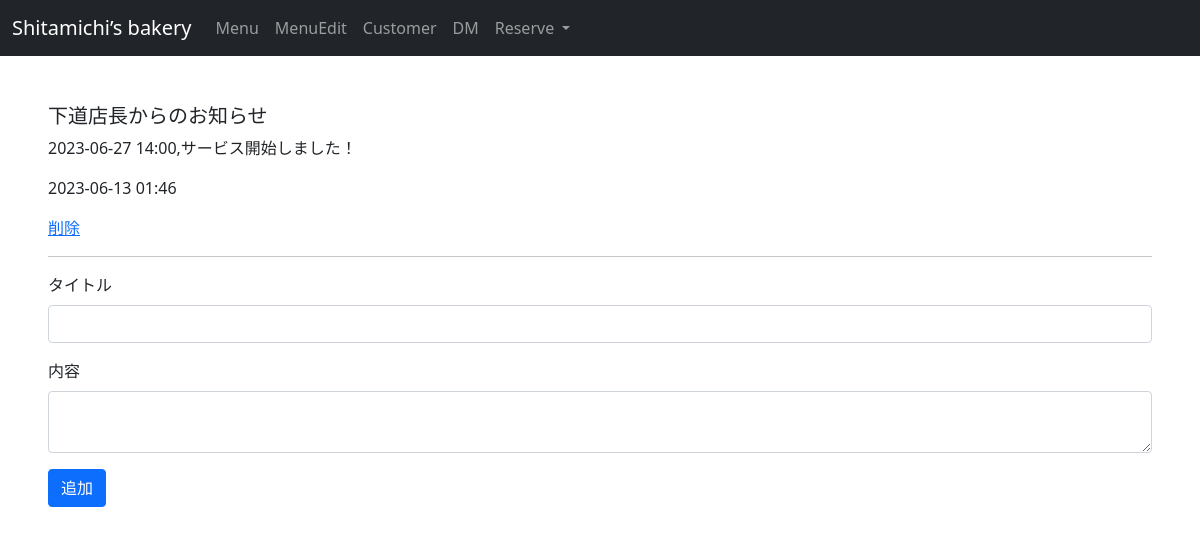
Page /dm_mana.php on the committed database.
### tables this page shows
create table dm (
    dm_id int auto_increment primary key,
    title varchar(100) not null,
    content varchar(500) not null,
    TimeStamp_id TIMESTAMP DEFAULT CURRENT_TIMESTAMP,
    customer_id int,
    foreign key (customer_id) references customer (id)
);

### dm_mana.php (the view, shortened to what this page needs)
<?php require 'header_mana.php'; ?>
<!DOCTYPE html>
<html lang="ja">
<head>
    <link href="https://cdn.jsdelivr.net/npm/bootstrap@5.0.2/dist/css/bootstrap.min.css" rel="stylesheet">
</head>
<body>
<div class="m-5">
    <?php
    foreach ($pdo->query('SELECT * FROM dm ORDER BY dm_id DESC') as $row) {
        echo '<div>';
        echo '<h5>' . $row["title"] . '</h5>';
        echo '<p>' . $row["content"] . '</p>';
        echo '<p>' . date('Y-m-d H:i', strtotime($row["TimeStamp_id"])) . '</p>';
        echo '<a href="?delete=' . $row["dm_id"] . '">削除</a>';
        echo '</div>';
        echo '<hr>';
    }
    ?>
<form method="POST" action="">
        <div class="mb-3">
            <label for="title" class="form-label">タイトル</label>
            <input type="text" class="form-control" id="title" name="title" required>
        </div>
        <div class="mb-3">
            <label for="content" class="form-label">内容</label>
            <textarea class="form-control" id="content" name="content" required></textarea>
        </div>
        <button type="submit" class="btn btn-primary">追加</button>
    </form>
</div>
</body>
</html>

### rows in the picture
dm: title "下道店長からのお知らせ", content "2023-06-27 14:00,サービス開始しました！", TimeStamp "2023-06-13 01:46"
